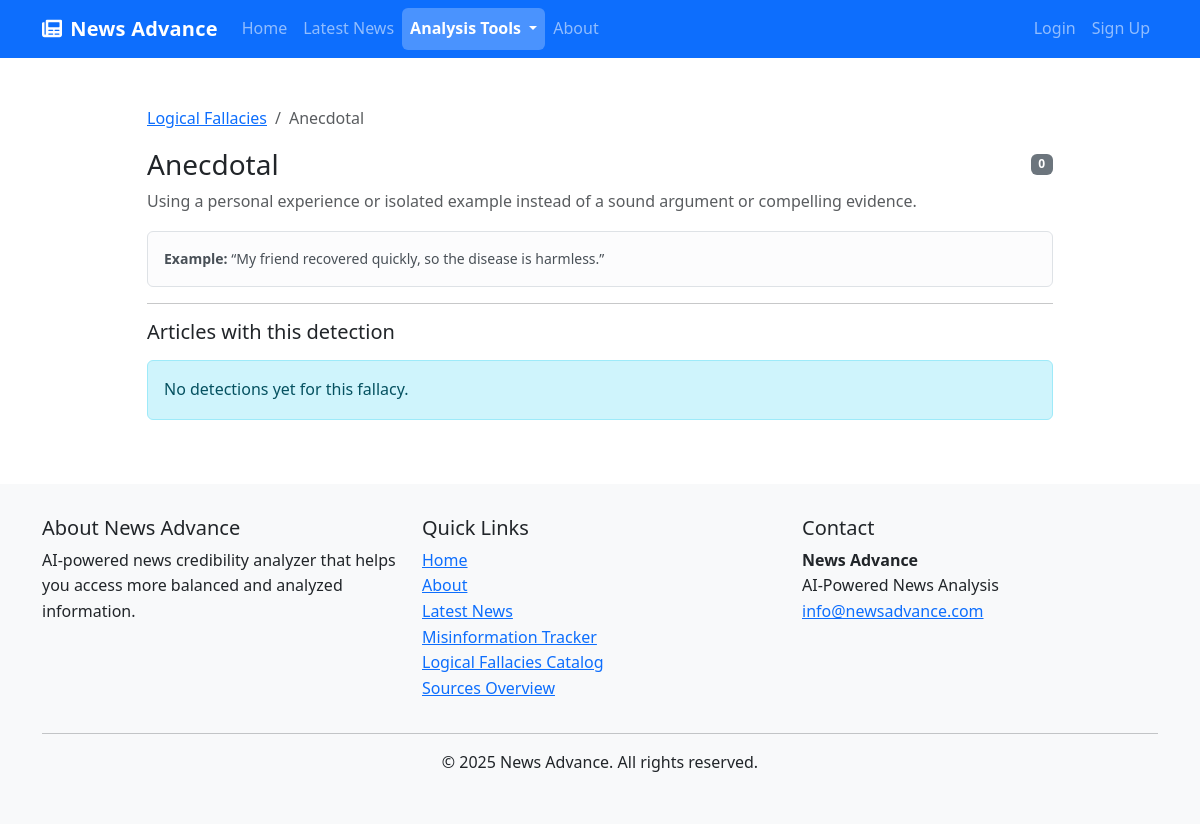
The app's page /analysis/fallacies/anecdotal/ with its own data.
### news_analysis/models.py (models this page shows, shortened)
class LogicalFallacy(models.Model):
    name = models.CharField(max_length=100, unique=True)
    slug = models.SlugField(max_length=120, unique=True, blank=True)
    description = models.TextField()
    example = models.TextField(blank=True)
    created_at = models.DateTimeField(auto_now_add=True)
    class Meta:
        ordering = ['name']
        indexes = [
            models.Index(fields=['name']),
        ]

### news_analysis/views.py (the view)
# urls.py: path('fallacies/<slug:slug>/', views.fallacy_detail, name='fallacy_detail'),
def fallacy_detail(request, slug):
    fallacy = get_object_or_404(LogicalFallacy, slug=slug)
    detections_qs = (
        LogicalFallacyDetection.objects
        .filter(fallacy=fallacy)
        .select_related('article', 'article__source')
        .order_by('-detected_at')
    )
    paginator = Paginator(detections_qs, 20)
    page_number = request.GET.get('page')
    detections = paginator.get_page(page_number)
    context = {
        'fallacy': fallacy,
        'detections': detections,
    }
    return render(request, 'news_analysis/fallacy_detail.html', context)

### news_analysis/templates/news_analysis/fallacy_detail.html (shortened to what this page needs)
{% extends "base.html" %}
{% block content %}
<div class="container my-5">
  <div class="row">
    <div class="col-12 col-lg-10 mx-auto">
      <nav aria-label="breadcrumb" class="mb-3">
        <ol class="breadcrumb">
          <li class="breadcrumb-item"><a href="{% url 'news_analysis:fallacies' %}">Logical Fallacies</a></li>
          <li class="breadcrumb-item active" aria-current="page">{{ fallacy.name }}</li>
        </ol>
      </nav>
      <div class="d-flex justify-content-between align-items-center mb-2">
        <h1 class="h3 mb-0">{{ fallacy.name }}</h1>
        <span class="badge bg-secondary" title="Total detections">{{ detections.paginator.count }}</span>
      </div>
      <p class="text-muted">{{ fallacy.description }}</p>
      {% if fallacy.example %}
      <div class="alert alert-light border small"><strong>Example:</strong> {{ fallacy.example }}</div>
      {% endif %}
      <hr/>
      <h2 class="h5 mb-3">Articles with this detection</h2>
      {% if detections %}
        <div class="list-group mb-3">
          {% for det in detections %}
          <div class="list-group-item">
            <div class="d-flex w-100 justify-content-between">
              <h5 class="mb-1"><a class="text-decoration-none" href="{% url 'news_aggregator:article_detail' article_id=det.article.id %}#fallacy-detection-{{ det.id }}">{{ det.article.title }}</a></h5>
              <small class="text-muted">{{ det.detected_at|date:"M d, Y H:i" }}</small>
            </div>
            <div class="small text-muted mb-1">Source: {{ det.article.source.name }}</div>
            {% if det.evidence_excerpt %}
            <div class="mt-1">
              <div class="small text-muted">Evidence excerpt:</div>
              <blockquote class="blockquote small mb-2" style="border-left:3px solid #ddd;padding-left:.75rem;">
                “{{ det.evidence_excerpt }}”
              </blockquote>
            </div>
            {% endif %}
            <div>
              <a class="btn btn-sm btn-outline-primary" href="{% url 'news_aggregator:article_detail' article_id=det.article.id %}#fallacy-detection-{{ det.id }}">
                <i class="fas fa-highlighter me-1"></i> View in article
              </a>
              <a class="btn btn-sm btn-outline-secondary" href="{% url 'news_aggregator:article_detail' article_id=det.article.id %}">
                <i class="fas fa-file-alt me-1"></i> Article page
              </a>
            </div>
          </div>
          {% endfor %}
        </div>
        {% if detections.has_other_pages %}
        <nav aria-label="Fallacy detections pagination">
          <ul class="pagination">
            {% if detections.has_previous %}
            <li class="page-item"><a class="page-link" href="?page={{ detections.previous_page_number }}">Previous</a></li>
            {% else %}
            <li class="page-item disabled"><span class="page-link">Previous</span></li>
            {% endif %}
            <li class="page-item disabled"><span class="page-link">Page {{ detections.number }} of {{ detections.paginator.num_pages }}</span></li>
            {% if detections.has_next %}
            <li class="page-item"><a class="page-link" href="?page={{ detections.next_page_number }}">Next</a></li>
            {% else %}
            <li class="page-item disabled"><span class="page-link">Next</span></li>
            {% endif %}
          </ul>
        </nav>
        {% endif %}
      {% else %}
        <div class="alert alert-info">No detections yet for this fallacy.</div>
      {% endif %}
    </div>
  </div>
</div>
{% endblock %}

### templates/base.html (style rules this page uses)
body { font-family: 'Segoe UI', Tahoma, Geneva, Verdana, sans-serif; line-height: 1.6; }

### records on screen
LogicalFallacy: name "Anecdotal", description "Using a personal experience or isolated example instead of a sound argument or compelling evidence.", example "“My friend recovered quickly, so the disease is harmless.”"

### other values on screen
{{ detections.paginator.count }} "0"
